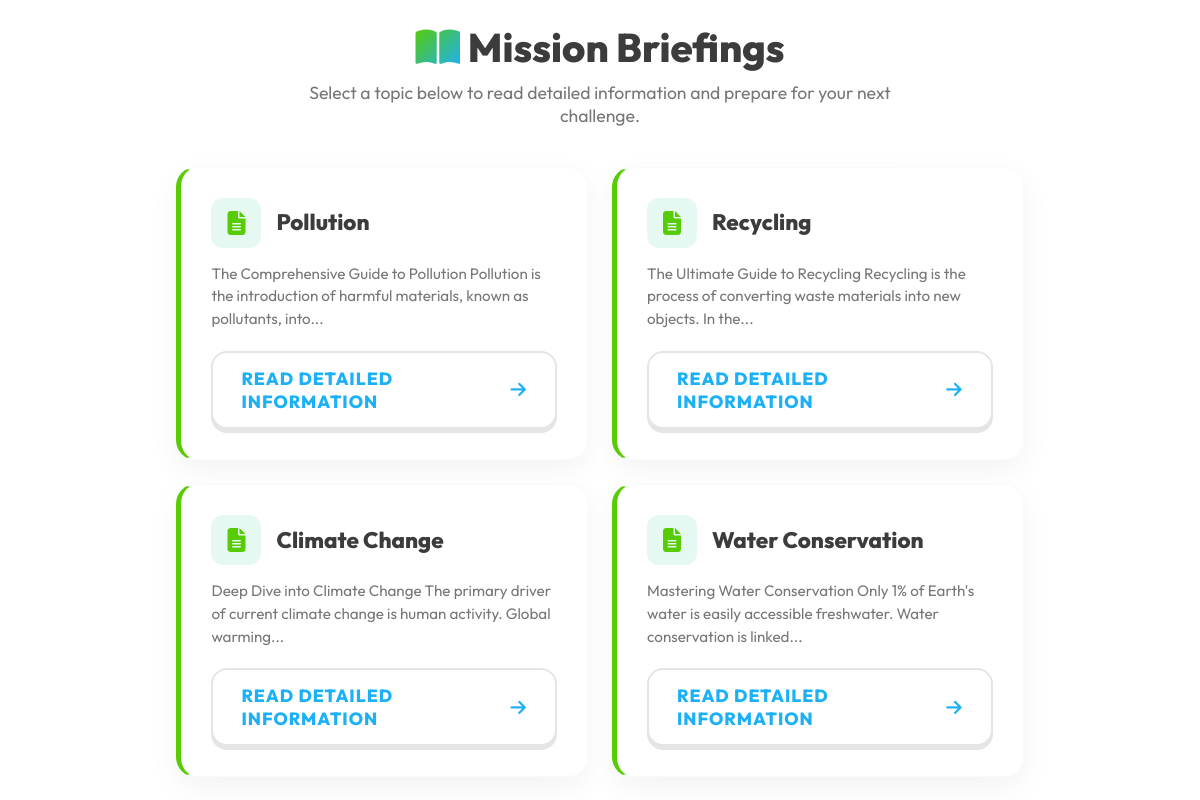
Before: /learning with the older database file.
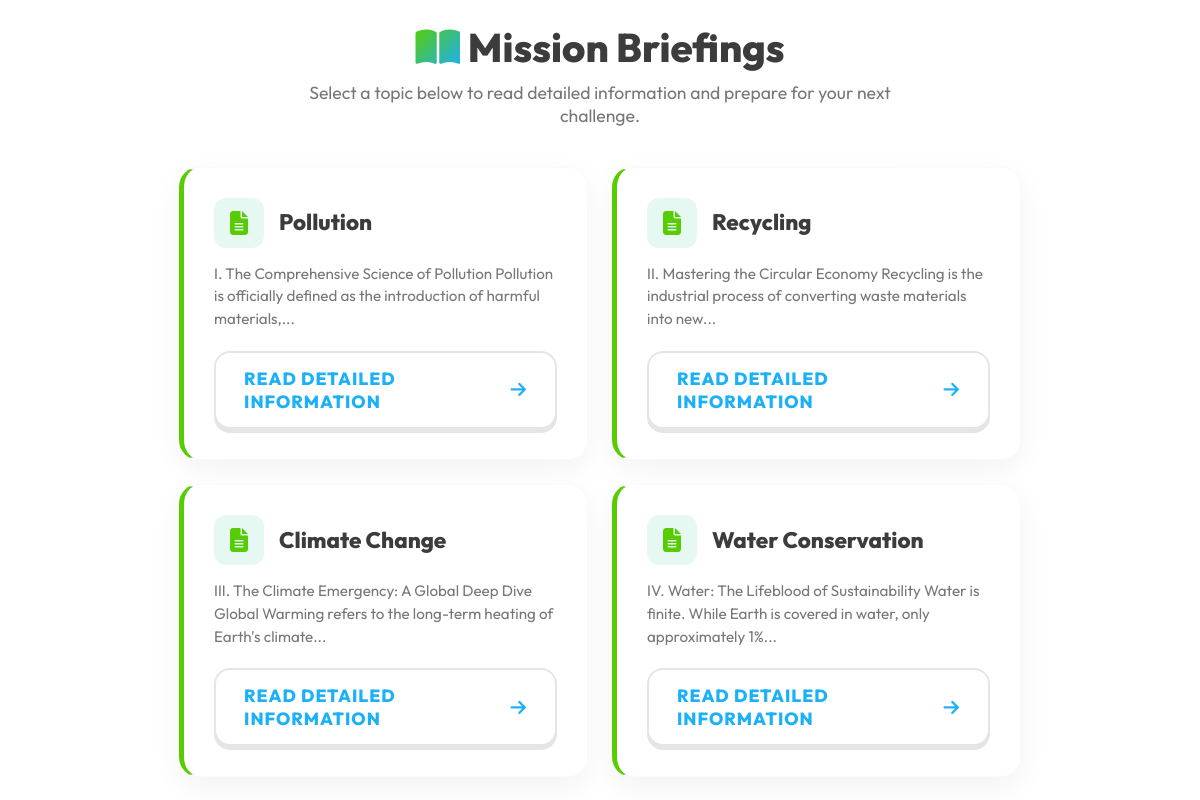
After: the same page with the newer database file.
### tables this page shows
CREATE TABLE topics (
    topic_id INTEGER PRIMARY KEY AUTOINCREMENT,
    topic_name TEXT NOT NULL,
    content TEXT
);

### app.py (the view)
@app.route("/learning")
def learning():
    conn = get_connection()
    cursor = conn.cursor()
    cursor.execute("SELECT topic_id, topic_name, content FROM topics")
    topics = cursor.fetchall()
    conn.close()
    return render_template("learning.html", topics=topics)

### app.py (called while the page is built)
def get_connection():
    return sqlite3.connect("database.db")

### templates/learning.html
{% extends "base.html" %}
{% block content %}
<div class="animate-fade-in" style="max-width: 900px; margin: 0 auto;">
    <div style="text-align: center; margin-bottom: 40px;">
        <h1 style="font-size: 2.5rem; margin-bottom: 10px;"><i class="fa-solid fa-book-open text-gradient"></i> Mission
            Briefings</h1>
        <p class="text-muted" style="font-size: 1.1rem; max-width: 600px; margin: 0 auto;">Select a topic below to read
            detailed information and prepare for your next challenge.</p>
    </div>
    <div class="grid grid-cols-2">
        {% for topic in topics %}
        <div class="card"
            style="display: flex; flex-direction: column; height: 100%; border-left: 5px solid var(--primary);">
            <div style="display: flex; align-items: center; gap: 15px; margin-bottom: 15px;">
                <div
                    style="width: 50px; height: 50px; background: rgba(16, 185, 129, 0.1); color: var(--primary); border-radius: var(--radius-sm); display: flex; align-items: center; justify-content: center; font-size: 1.5rem;">
                    <i class="fa-solid fa-file-lines"></i>
                </div>
                <h2 style="font-size: 1.4rem; color: var(--text-main); margin: 0;">{{ topic[1] }}</h2>
            </div>
            <p class="text-muted" style="flex-grow: 1; margin-bottom: 20px; line-height: 1.5; font-size: 0.95rem;">
                {{ topic[2] | striptags | truncate(120) }}
            </p>
            <a href="{{ url_for('topic_detail', topic_id=topic[0]) }}" class="btn btn-secondary" style="width: 100%;">
                Read Detailed Information <i class="fa-solid fa-arrow-right"></i>
            </a>
        </div>
        {% endfor %}
    </div>
</div>
{% endblock %}

### templates/base.html (shortened to what this page needs)
<!DOCTYPE html>
<html lang="en">
<head>
    <link rel="stylesheet" href="https://cdnjs.cloudflare.com/ajax/libs/font-awesome/6.4.0/css/all.min.css">
    <link rel="stylesheet" href="{{ url_for('static', filename='style.css') }}">
</head>
<body>
    <div class="{% if session.get('user_id') %}main{% endif %} animate-fade-in"
        style="{% if not session.get('user_id') %}width: 100%; min-height: 100vh; display: flex; align-items: center; justify-content: center; margin-left: 0; padding: 20px;{% endif %}">
        {% block content %}{% endblock %}
    </div>
</body>
</html>

### static/style.css (style rules this page uses)
:root { --primary: #58CC02; --primary-dark: #46a302; --primary-light: #89E219; --secondary: #1CB0F6; --secondary-dark: #1899d6; --accent: #FFC800; --danger: #FF4B4B; --danger-dark: #EA2B2B; --background: #FFFFFF; --bg-light: #FFFFFF; --bg-sidebar: #F7F7F7; --surface: #FFFFFF; --text-main: #3C3C3C; --text-muted: #777777; --warning: #FFC800; --warning-dark: #D3A600; --border-color: #E5E5E5; --glass-bg: rgba(255, 255, 255, 0.9); --glass-border: rgba(255, 255, 255, 0.4); --glass-shadow: 0 8px 32px 0 rgba(31, 38, 135, 0.07); --radius-lg: 20px; --radius-md: 16px; --radius-sm: 12px; --transition: all 0.2s ease-in-out; --font-main: 'Nunito', sans-serif; --shadow: 0 4px 15px rgba(0,0,0,0.05); --coin-gold: #FFD700; --streak-fire: #FF4500; }
* { box-sizing: border-box; margin: 0; padding: 0; }
body { font-family: 'Outfit', 'Nunito', sans-serif; background-color: var(--background); color: var(--text-main); min-height: 100vh; display: flex; overflow-x: hidden; }
h1, h2, h3, h4, h5, h6 { font-weight: 800; color: var(--text-main); line-height: 1.2; }
.text-gradient { background: linear-gradient(135deg, var(--primary), var(--secondary)); -webkit-background-clip: text; -webkit-text-fill-color: transparent; display: inline-block; }
.text-muted { color: var(--text-muted); }
.card { background: var(--surface); padding: 30px; border-radius: var(--radius-lg); box-shadow: 0 10px 30px rgba(0, 0, 0, 0.05); transition: var(--transition); border: 1px solid rgba(0, 0, 0, 0.02); }
.btn { display: inline-flex; align-items: center; justify-content: center; gap: 8px; background: var(--primary); color: white; padding: 14px 28px; border: none; border-radius: var(--radius-md); font-size: 1.1rem; font-weight: 800; text-transform: uppercase; letter-spacing: 1px; cursor: pointer; transition: var(--transition); text-decoration: none; box-shadow: 0 4px 0 var(--primary-dark); }
.btn-secondary { background: white; color: var(--secondary); border: 2px solid var(--border-color); box-shadow: 0 4px 0 var(--border-color); }
.grid { display: grid; gap: 24px; }
.grid-cols-2 { grid-template-columns: repeat(auto-fit, minmax(300px, 1fr)); }
.animate-fade-in { animation: fadeIn 0.6s cubic-bezier(0.4, 0, 0.2, 1) forwards; }

Changed rows visible on the page:
changed topics "Pollution": content "The Comprehensive Guide to Pollution Pollution is the introduction of harmful materials, known as pollutants, into..." → "I. The Comprehensive Science of Pollution Pollution is officially defined as the introduction of harmful materials,..."
changed topics "Recycling": content "The Ultimate Guide to Recycling Recycling is the process of converting waste materials into new objects. In the..." → "II. Mastering the Circular Economy Recycling is the industrial process of converting waste materials into new..."
changed topics "Climate Change": content "Deep Dive into Climate Change The primary driver of current climate change is human activity. Global warming..." → "III. The Climate Emergency: A Global Deep Dive Global Warming refers to the long-term heating of Earth's climate..."
changed topics "Water Conservation": content "Mastering Water Conservation Only 1% of Earth's water is easily accessible freshwater. Water conservation is linked..." → "IV. Water: The Lifeblood of Sustainability Water is finite. While Earth is covered in water, only approximately 1%..."
